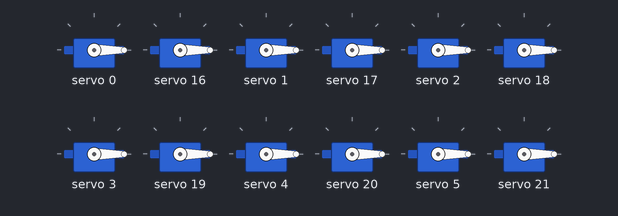
A sketch run on a simulated ESP8266 (NodeMCU). Shown: 12 × servo. What the sketch prints to the serial monitor is not drawn.

Above: at 0.05 s.
At 1.95 s:
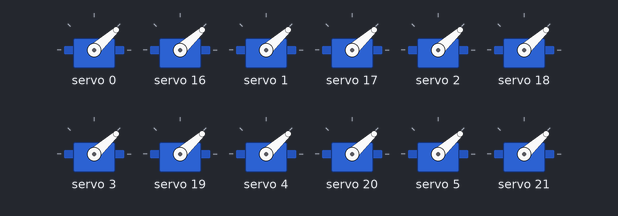
At 3.85 s:
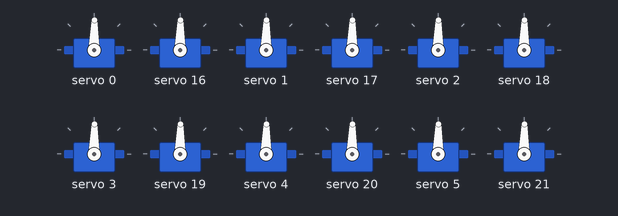
At 7.65 s:
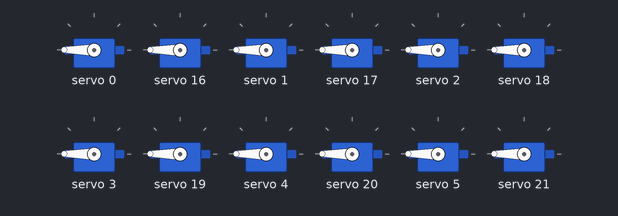
At 11.45 s:
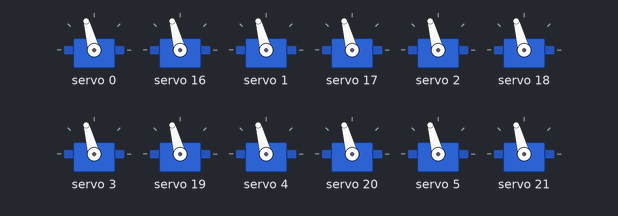
At 15.25 s:
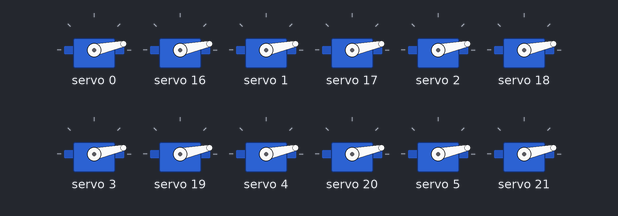
Timing chart, 0 to 20.7 s (numbered marks = the images above):
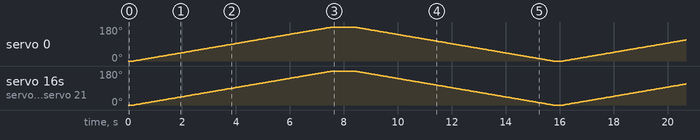

The sketch:

servo_from_0_180.ino
```cpp
/***************************************************
 对于ARDUINO UNOS，这是SCL->模拟5，SDA - >模拟4
  ****************************************************/

#include <Wire.h>
#include <Adafruit_PWMServoDriver.h>

Adafruit_PWMServoDriver pwm = Adafruit_PWMServoDriver();
Adafruit_PWMServoDriver pwm1 = Adafruit_PWMServoDriver(0x41);

#define SERVOMIN  102               //0.5/20 * 4096 = 102
#define SERVOMAX  512               //2.5/20 * 4096 = 512

void setup() {
  Serial.begin(115200);
  Serial.println("16 channel Servo test!");

  pwm.begin();
  pwm1.begin();
  pwm.setPWMFreq(50);  // Analog servos run at ~50 Hz updates
  pwm1.setPWMFreq(50);  // Analog servos run at ~50 Hz updates
}

void loop() {
   for (uint16_t pulselen = SERVOMIN; pulselen < SERVOMAX; pulselen++) {
        for(int i=0;i<16;i++)
        {
          pwm.setPWM(i, 0, pulselen);
          pwm1.setPWM(i, 0, pulselen);
        }
        delayMicroseconds(200);
        ESP.wdtFeed();                    //喂狗防止复位
   }
   for (uint16_t pulselen = SERVOMAX; pulselen > SERVOMIN; pulselen--) {
        for(int i=0;i<16;i++)
        {
          pwm.setPWM(i, 0, pulselen);
          pwm1.setPWM(i, 0, pulselen);
        }
        delayMicroseconds(200);
        ESP.wdtFeed();                    //喂狗防止复位
   }
}
```
